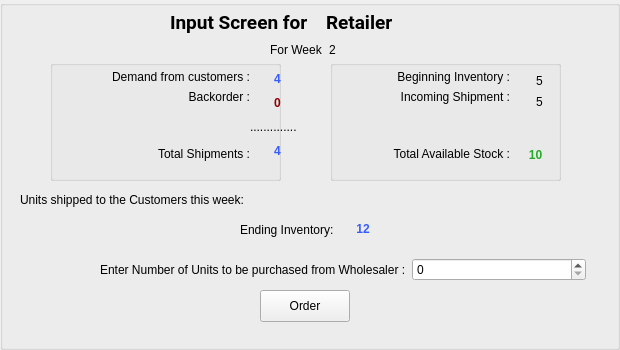
     <widget class="QGroupBox" name="groupBox_33">
      <property name="geometry">
       <rect>
        <x>30</x>
        <y>10</y>
        <width>620</width>
        <height>350</height>
       </rect>
      </property>
      <property name="autoFillBackground">
       <bool>false</bool>
      </property>
      <property name="styleSheet">
       <string notr="true"/>
      </property>
      <property name="title">
       <string/>
      </property>
      <property name="alignment">
       <set>Qt::AlignCenter</set>
      </property>
      <property name="flat">
       <bool>false</bool>
      </property>
      <widget class="QGroupBox" name="groupBox_34">
       <property name="geometry">
        <rect>
         <x>50</x>
         <y>60</y>
         <width>231</width>
         <height>121</height>
        </rect>
       </property>
       <property name="title">
        <string/>
       </property>
       <widget class="QWidget" name="layoutWidget_132">
        <property name="geometry">
         <rect>
          <x>20</x>
          <y>10</y>
          <width>180</width>
          <height>91</height>
         </rect>
        </property>
        <layout class="QVBoxLayout" name="verticalLayout_80">
         <item>
          <layout class="QVBoxLayout" name="verticalLayout_81">
           <item>
            <widget class="QLabel" name="label_553">
             <property name="text">
              <string>Demand from customers :</string>
             </property>
             <property name="alignment">
              <set>Qt::AlignRight|Qt::AlignTrailing|Qt::AlignVCenter</set>
             </property>
            </widget>
           </item>
           <item>
            <widget class="QLabel" name="label_554">
             <property name="text">
              <string>Backorder :</string>
             </property>
             <property name="alignment">
              <set>Qt::AlignRight|Qt::AlignTrailing|Qt::AlignVCenter</set>
             </property>
            </widget>
           </item>
          </layout>
         </item>
         <item>
          <spacer name="verticalSpacer_13">
           <property name="orientation">
            <enum>Qt::Vertical</enum>
           </property>
           <property name="sizeHint" stdset="0">
            <size>
             <width>20</width>
             <height>25</height>
            </size>
           </property>
          </spacer>
         </item>
         <item>
          <widget class="QLabel" name="label_555">
           <property name="text">
            <string>Total Shipments :</string>
           </property>
           <property name="alignment">
            <set>Qt::AlignRight|Qt::AlignTrailing|Qt::AlignVCenter</set>
           </property>
          </widget>
         </item>
        </layout>
       </widget>
      </widget>
      <widget class="QGroupBox" name="groupBox_35">
       <property name="geometry">
        <rect>
         <x>330</x>
         <y>60</y>
         <width>231</width>
         <height>121</height>
        </rect>
       </property>
       <property name="title">
        <string/>
       </property>
       <widget class="QWidget" name="layoutWidget_134">
        <property name="geometry">
         <rect>
          <x>30</x>
          <y>10</y>
          <width>150</width>
          <height>91</height>
         </rect>
        </property>
        <layout class="QVBoxLayout" name="verticalLayout_83">
         <item>
          <layout class="QVBoxLayout" name="verticalLayout_84">
           <item>
            <widget class="QLabel" name="label_560">
             <property name="text">
              <string>Beginning Inventory :</string>
             </property>
             <property name="alignment">
              <set>Qt::AlignRight|Qt::AlignTrailing|Qt::AlignVCenter</set>
             </property>
            </widget>
           </item>
          </layout>
         </item>
         <item>
          <widget class="QLabel" name="label_561">
           <property name="text">
            <string>Incoming Shipment :</string>
           </property>
           <property name="alignment">
            <set>Qt::AlignRight|Qt::AlignTrailing|Qt::AlignVCenter</set>
           </property>
          </widget>
         </item>
         <item>
          <spacer name="verticalSpacer_14">
           <property name="orientation">
            <enum>Qt::Vertical</enum>
           </property>
           <property name="sizeHint" stdset="0">
            <size>
             <width>20</width>
             <height>25</height>
            </size>
           </property>
          </spacer>
         </item>
         <item>
          <widget class="QLabel" name="label_562">
           <property name="text">
            <string>Total Available Stock :</string>
           </property>
           <property name="alignment">
            <set>Qt::AlignRight|Qt::AlignTrailing|Qt::AlignVCenter</set>
           </property>
          </widget>
         </item>
        </layout>
       </widget>
       <widget class="QLabel" name="label_559">
        <property name="geometry">
         <rect>
          <x>190</x>
          <y>0</y>
          <width>39</width>
          <height>42</height>
         </rect>
        </property>
        <property name="text">
         <string>&lt;html&gt;&lt;head/&gt;&lt;body&gt;&lt;p&gt;5&lt;/p&gt;&lt;/body&gt;&lt;/html&gt;</string>
        </property>
        <property name="alignment">
         <set>Qt::AlignCenter</set>
        </property>
       </widget>
       <widget class="QLabel" name="label_565">
        <property name="geometry">
         <rect>
          <x>190</x>
          <y>30</y>
          <width>39</width>
          <height>25</height>
         </rect>
        </property>
        <property name="text">
         <string>&lt;html&gt;&lt;head/&gt;&lt;body&gt;&lt;p&gt;5&lt;/p&gt;&lt;/body&gt;&lt;/html&gt;</string>
        </property>
        <property name="alignment">
         <set>Qt::AlignCenter</set>
        </property>
       </widget>
       <widget class="QLabel" name="label_557">
        <property name="geometry">
         <rect>
          <x>190</x>
          <y>80</y>
          <width>31</width>
          <height>31</height>
         </rect>
        </property>
        <property name="text">
         <string>&lt;html&gt;&lt;head/&gt;&lt;body&gt;&lt;p&gt;&lt;span style=&quot; font-weight:600; color:#23aa26;&quot;&gt;10&lt;/span&gt;&lt;/p&gt;&lt;/body&gt;&lt;/html&gt;</string>
        </property>
        <property name="alignment">
         <set>Qt::AlignCenter</set>
        </property>
       </widget>
      </widget>
      <widget class="QPushButton" name="orderButton_5">
       <property name="geometry">
        <rect>
         <x>260</x>
         <y>290</y>
         <width>90</width>
         <height>32</height>
        </rect>
       </property>
       <property name="text">
        <string>Order</string>
       </property>
      </widget>
      <widget class="QWidget" name="layoutWidget_135">
       <property name="geometry">
        <rect>
         <x>240</x>
         <y>220</y>
         <width>146</width>
         <height>19</height>
        </rect>
       </property>
       <layout class="QHBoxLayout" name="horizontalLayout_195">
        <item>
         <widget class="QLabel" name="label_563">
          <property name="text">
           <string>Ending Inventory:</string>
          </property>
         </widget>
        </item>
        <item>
         <widget class="QLabel" name="label_564">
          <property name="text">
           <string>&lt;html&gt;&lt;head/&gt;&lt;body&gt;&lt;p&gt;&lt;span style=&quot; font-weight:600; color:#365cff;&quot;&gt;12&lt;/span&gt;&lt;/p&gt;&lt;/body&gt;&lt;/html&gt;</string>
          </property>
          <property name="alignment">
           <set>Qt::AlignCenter</set>
          </property>
         </widget>
        </item>
       </layout>
      </widget>
      <widget class="QWidget" name="layoutWidget_136">
       <property name="geometry">
        <rect>
         <x>100</x>
         <y>250</y>
         <width>486</width>
         <height>39</height>
        </rect>
       </property>
       <layout class="QHBoxLayout" name="orderLine_5">
        <item>
         <widget class="QLabel" name="orderText_5">
          <property name="text">
           <string>Enter Number of Units to be purchased from Wholesaler :</string>
          </property>
         </widget>
        </item>
        <item>
         <widget class="QSpinBox" name="spinBox_4"/>
        </item>
       </layout>
      </widget>
      <widget class="QWidget" name="layoutWidget_137">
       <property name="geometry">
        <rect>
         <x>180</x>
         <y>190</y>
         <width>678</width>
         <height>22</height>
        </rect>
       </property>
       <layout class="QHBoxLayout" name="horizontalLayout_196"/>
      </widget>
      <widget class="QWidget" name="layoutWidget_138">
       <property name="geometry">
        <rect>
         <x>270</x>
         <y>40</y>
         <width>82</width>
         <height>19</height>
        </rect>
       </property>
       <layout class="QHBoxLayout" name="horizontalLayout_197">
        <item>
         <widget class="QLabel" name="label_566">
          <property name="text">
           <string>For Week</string>
          </property>
         </widget>
        </item>
        <item>
         <widget class="QLabel" name="label_567">
          <property name="text">
           <string>2</string>
          </property>
         </widget>
        </item>
       </layout>
      </widget>
      <widget class="QWidget" name="layoutWidget_139">
       <property name="geometry">
        <rect>
         <x>170</x>
         <y>10</y>
         <width>305</width>
         <height>25</height>
        </rect>
       </property>
       <layout class="QHBoxLayout" name="horizontalLayout_198">
        <item>
         <widget class="QLabel" name="label_568">
          <property name="font">
           <font>
            <family>Roboto</family>
            <pointsize>14</pointsize>
            <weight>75</weight>
            <bold>true</bold>
           </font>
          </property>
          <property name="text">
           <string>Input Screen for</string>
          </property>
         </widget>
        </item>
        <item>
         <widget class="QLabel" name="label_569">
          <property name="font">
           <font>
            <family>Roboto</family>
            <pointsize>14</pointsize>
            <weight>75</weight>
            <bold>true</bold>
           </font>
          </property>
          <property name="text">
           <string>Retailer</string>
          </property>
         </widget>
        </item>
       </layout>
      </widget>
      <widget class="QLabel" name="label_570">
       <property name="geometry">
        <rect>
         <x>20</x>
         <y>190</y>
         <width>335</width>
         <height>20</height>
        </rect>
       </property>
       <property name="text">
        <string>Units shipped to the Customers this week:</string>
       </property>
      </widget>
      <widget class="QWidget" name="layoutWidget_131">
       <property name="geometry">
        <rect>
         <x>250</x>
         <y>70</y>
         <width>55</width>
         <height>90</height>
        </rect>
       </property>
       <layout class="QVBoxLayout" name="verticalLayout_79">
        <item>
         <widget class="QLabel" name="label_549">
          <property name="font">
           <font>
            <weight>75</weight>
            <bold>true</bold>
           </font>
          </property>
          <property name="styleSheet">
           <string notr="true"/>
          </property>
          <property name="text">
           <string>&lt;html&gt;&lt;head/&gt;&lt;body&gt;&lt;p align=&quot;center&quot;&gt;&lt;span style=&quot; color:#365cff;&quot;&gt;4&lt;/span&gt;&lt;/p&gt;&lt;/body&gt;&lt;/html&gt;</string>
          </property>
          <property name="alignment">
           <set>Qt::AlignCenter</set>
          </property>
         </widget>
        </item>
        <item>
         <widget class="QLabel" name="label_550">
          <property name="font">
           <font>
            <weight>75</weight>
            <bold>true</bold>
           </font>
          </property>
          <property name="styleSheet">
           <string notr="true">.label_266{
	color: red;
}</string>
          </property>
          <property name="text">
           <string>&lt;html&gt;&lt;head/&gt;&lt;body&gt;&lt;p&gt;&lt;span style=&quot; color:#900000;&quot;&gt;0&lt;/span&gt;&lt;/p&gt;&lt;/body&gt;&lt;/html&gt;</string>
          </property>
          <property name="alignment">
           <set>Qt::AlignCenter</set>
          </property>
         </widget>
        </item>
        <item>
         <widget class="QLabel" name="label_551">
          <property name="text">
           <string>..............</string>
          </property>
         </widget>
        </item>
        <item>
         <widget class="QLabel" name="label_552">
          <property name="font">
           <font>
            <weight>75</weight>
            <bold>true</bold>
           </font>
          </property>
          <property name="text">
           <string>&lt;html&gt;&lt;head/&gt;&lt;body&gt;&lt;p&gt;&lt;span style=&quot; color:#365cff;&quot;&gt;4&lt;/span&gt;&lt;/p&gt;&lt;/body&gt;&lt;/html&gt;</string>
          </property>
          <property name="alignment">
           <set>Qt::AlignCenter</set>
          </property>
         </widget>
        </item>
       </layout>
      </widget>
     </widget>
